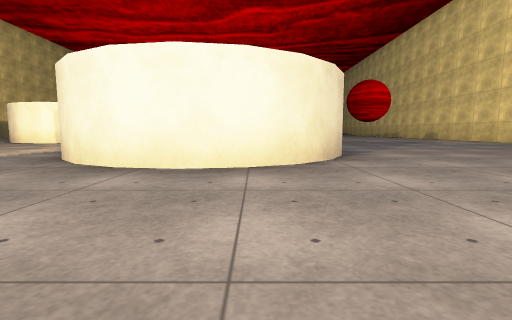
View 1 (above)

16 first-person views from a walk through a scene from a Unity 3-D project. The camera is 0.34 m above the floor, tilts 6° down and sees 85° across. The floor is counted in squares, 1 m on a side. Each view is taken from the middle of a square. On the plan, view 1 faces up. The plan holds only what a view shows up to about 9 squares ahead; the rest is blank. The place goes on beyond the plan. Some surface patterns are stand-ins.

View 2
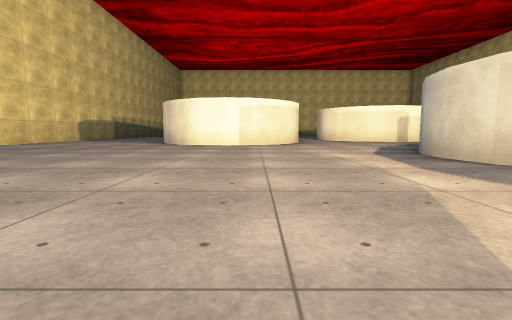

View 3
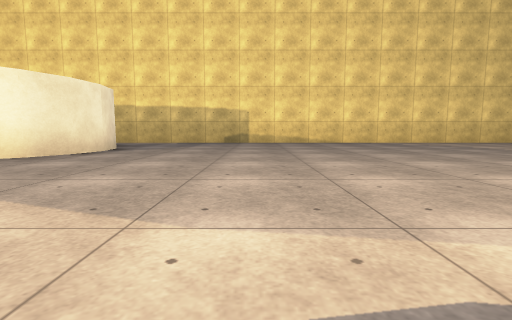

View 4
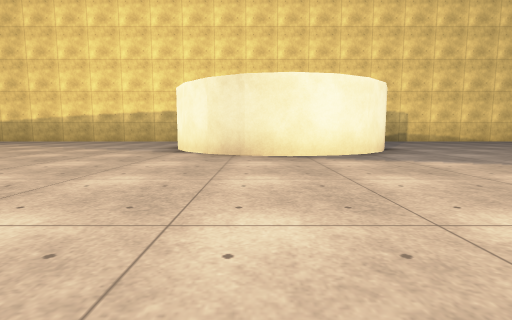

View 5
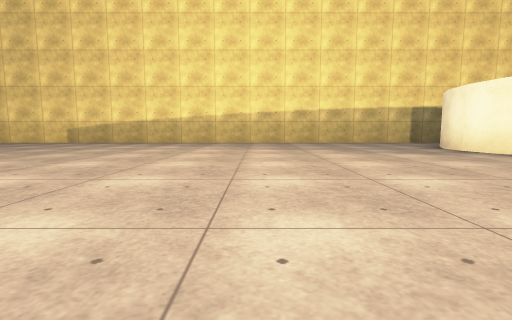

View 6
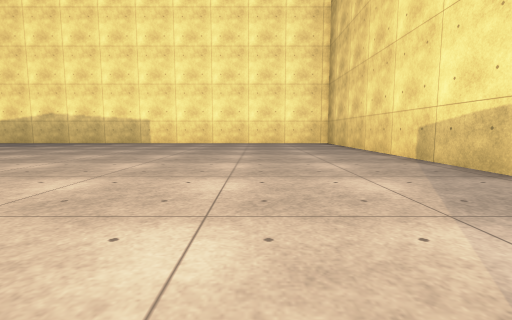

View 7
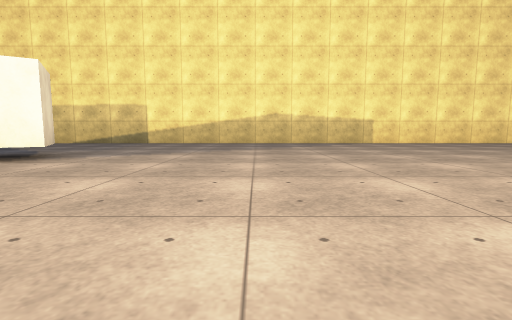

View 8
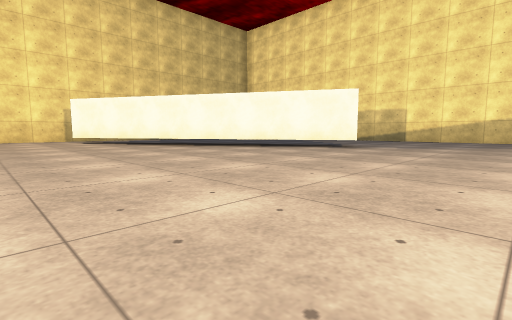

View 9
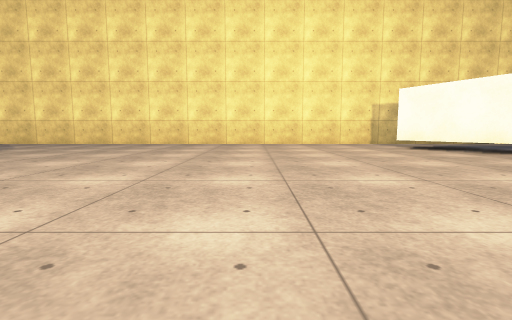

View 10
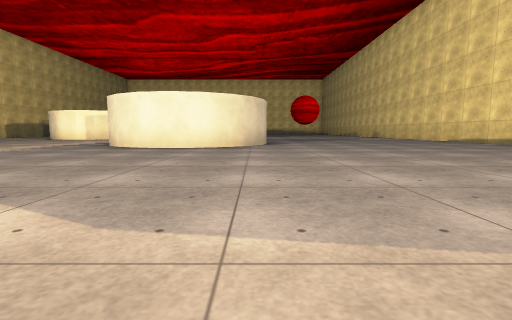

View 11
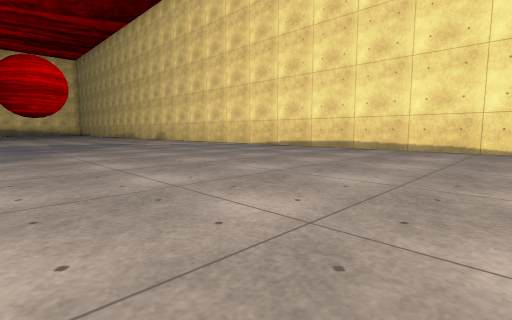

View 12
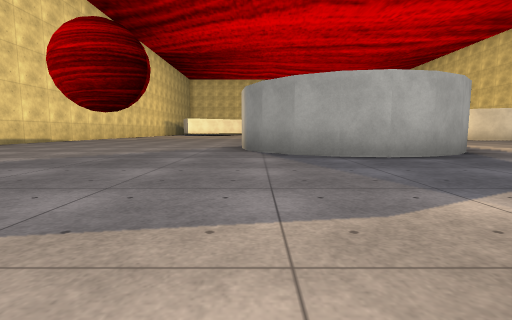

View 13
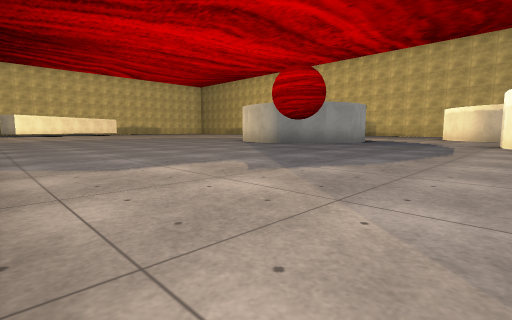

View 14
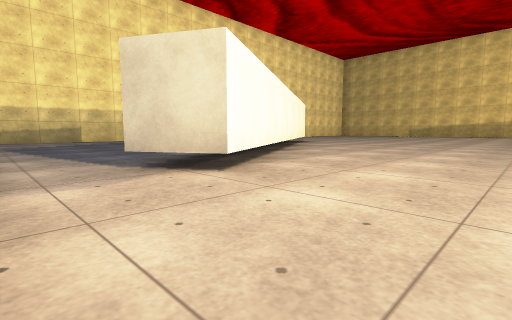

View 15
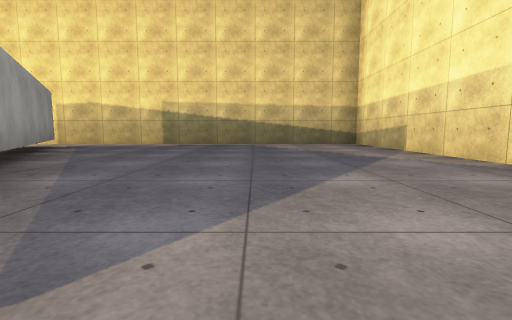

View 16
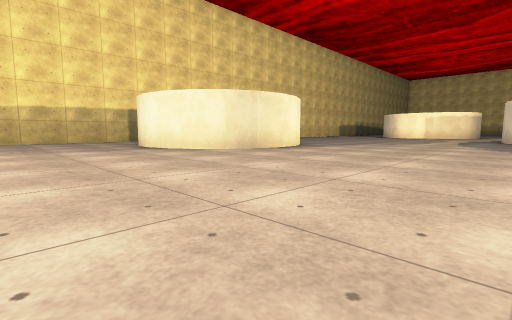

### Floor plan
Key: @ floor where view 1 was taken; # wall or solid block; . floor; T thing the floor can be seen under or through.
Columns run from 11 left of view 1 to 8 right of it. Each row starts with its distance up from view 1.
 10 #...    .###.......
  9 #...# ##...........#
  8 #...###............#
  7 #..................#
  6 #........###.......#
  5 #........# ##......#
  4 #........# ##......#
  3 #........###.......#
  2 #..................#
  1 #..................#
  0 #. ##......@.......#
 -1 #   ##.............#
 -2 #   ##.... ........#
 -3 #.###.....  .......#
 -4 #.........   ......#
 -5 #.........  .......#
 -6 #......... ........#
 -7 #..................#
 -8 #..................#
 -9 #...............#..#
-10 #..............###.#
-11 #............TT....#
-12 #..........TTT.....#
-13 #..........T.......#
-14 #..................#
-15 #..................#
-16 #..................#
-17 ####################

Where each view was taken, in squares from view 1:
view 1: 0 up, 0 right, facing up
view 2: 1 up, 5 left, facing up
view 3: 3 up, 3 left, facing left
view 4: 2 down, 2 left, facing left
view 5: 7 down, 3 left, facing left
view 6: 9 down, 9 left, facing down
view 7: 9 down, 3 left, facing down
view 8: 7 down, 3 left, facing down-right
view 9: 6 down, 0 right, facing right
view 10: 3 down, 1 right, facing up
view 11: 1 up, 2 right, facing up-right
view 12: 10 up, 1 right, facing down
view 13: 10 up, 7 right, facing down-left
view 14: 7 down, 7 right, facing down-left
view 15: 14 down, 0 right, facing right
view 16: 6 down, 2 left, facing up-left
